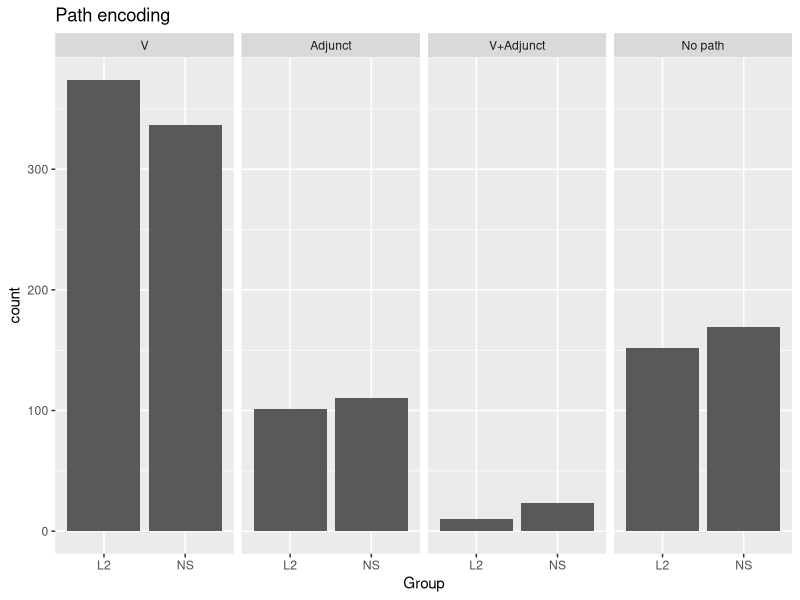
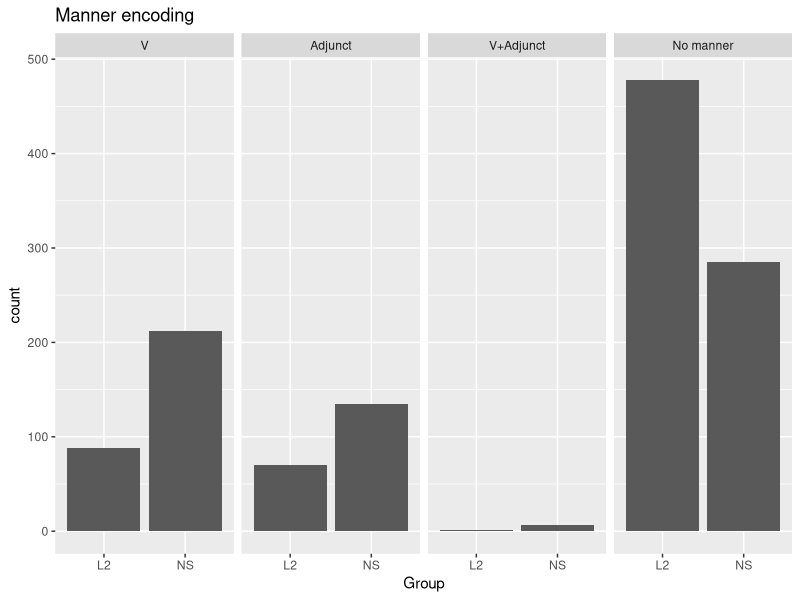

Here is the R script that generated these plots, in order:
## Analyse data from participants in the control (no priming) condition.

library(dplyr)
library(ggplot2)

#  ------------------------------------------------------------------------
#  Load data and simplify
#  ------------------------------------------------------------------------

# load transcriptions
tr_compl <- read.csv("data/data_verbal_transcribed.csv", fileEncoding = "UTF-8",
                     stringsAsFactors = FALSE)
head(tr_compl)

# simplify and keep only control participants; in this df include Target column
d_wtargets <- tr_compl %>%
  filter(Condition == "Control") %>%
  select(Subject:VideoName, Target)
head(d_wtargets)

# load annotated data
annot <- read.csv("data/data_annotated_long.csv", fileEncoding = "UTF-8",
                  stringsAsFactors = FALSE)
head(annot)


#  ------------------------------------------------------------------------
#  Summarise Path encoding
#  ------------------------------------------------------------------------

# How was Path expressed: in V, as an adjunct or both?
# this function will be passed on to dplyr
where_path <- function(df, liberal = FALSE) {
  mentions_path <- 
    if (liberal) {  # means that ?Path cases are counted as Path
      df$SemComp %in% c("?Path", "Path")
      } else {
        df$SemComp == "Path"
      }
  path_constituents <- df$SyntCateg[mentions_path]
  # Is P expressed in the V (0=no, 1=yes)?
  P_V <- as.numeric(sum("V" == path_constituents) > 0)
  # Is P expressed as an adjunct (0=no, 1=yes)?
  P_Adjunct <- as.numeric(sum("Adjunct" == path_constituents) > 0)
  # Classify as one of 3 or 4 cases (depends on whether "mixed" an own category?)
  Path <- 
    if(P_V + P_Adjunct == 0) {
      "No path"
    } else if (P_V + P_Adjunct == 2) {
      "V+Adjunct"
    } else if (P_V & !P_Adjunct) {
      "V"
    } else if (!P_V & P_Adjunct) {
      "Adjunct"
    } else {
      stop("Oops!")
    }
  # dataframe as output, so it works with dplyr::out()
  data.frame(Path, stringsAsFactors = FALSE)
}

# do this for the annotated data in long format
path_annot <- annot %>%
  filter(Condition == "Control") %>%
  group_by(Subject, Condition, Group, VideoTrial, VideoName) %>%
  do(where_path(., liberal = FALSE)) 

head(path_annot)

# now merge back into particiant data
d_wtargets <- left_join(d_wtargets, path_annot)
# Those with an NA in Path are cases of "No Path"
d_wtargets[is.na(d_wtargets$Path), ]
d_wtargets[is.na(d_wtargets$Path), "Path"] <- "No path"


#  ------------------------------------------------------------------------
#  Summarise Manner encoding
#  ------------------------------------------------------------------------

# How was Manner expressed: in V, as an adjunct or both?
# this function will be passed on to dplyr
where_manner <- function(df, liberal = FALSE) {
  mentions_manner <- 
    if (liberal) {  # means that ?Manner cases are counted as Manner
      df$SemComp %in% c("?Manner", "Manner")
    } else {
      df$SemComp == "Manner"
    }
  manner_constituents <- df$SyntCateg[mentions_manner]
  # Is P expressed in the V (0=no, 1=yes)?
  P_V <- as.numeric(sum("V" == manner_constituents) > 0)
  # Is P expressed as an adjunct (0=no, 1=yes)?
  P_Adjunct <- as.numeric(sum("Adjunct" == manner_constituents) > 0)
  # Classify as one of 3 or 4 cases (depends on whether "V+Adjunct" is a category?)
  Manner <- 
    if(P_V + P_Adjunct == 0) {
      "No manner"
    } else if (P_V + P_Adjunct == 2) {
      "V+Adjunct"  # change to "mixed" for more fine-grained classification
    } else if (P_V & !P_Adjunct) {
      "V"
    } else if (!P_V & P_Adjunct) {
      "Adjunct"
    } else {
      stop("Oops!")
    }
  # dataframe as output, so it works with dplyr::out()
  data.frame(Manner, stringsAsFactors = FALSE)
}

# do this for the annotated data in long format
manner_annot <- annot %>%
  filter(Condition == "Control") %>%
  group_by(Subject, Condition, Group, VideoTrial, VideoName) %>%
  do(where_manner(., liberal = FALSE)) 

head(manner_annot)

# now merge back into particiant data
d_wtargets <- left_join(d_wtargets, manner_annot)
# Those with an NA in Manner are cases of "No Manner"
d_wtargets[is.na(d_wtargets$Manner), ]
d_wtargets[is.na(d_wtargets$Manner), "Manner"] <- "No manner"

# order factor levels for plotting
d_wtargets$Path <- factor(d_wtargets$Path, levels = c("V", "Adjunct", "V+Adjunct", "No path"))
d_wtargets$Manner <- factor(d_wtargets$Manner, levels = c("V", "Adjunct", "V+Adjunct", "No manner"))

head(d_wtargets)


#  ------------------------------------------------------------------------
#  Descriptive tables/figures at group level
#  ------------------------------------------------------------------------

# simpler name for data frame without targets
d <- d_wtargets %>% select(-Target)

with(d, addmargins(table(Path, Manner, Group)))

ggplot(d, aes(x = Group)) +
  geom_bar() +
  facet_grid(. ~ Path) +
  ggtitle("Path encoding")

ggplot(d, aes(x = Group)) +
  geom_bar() +
  facet_grid(. ~ Manner) +
  ggtitle("Manner encoding")
